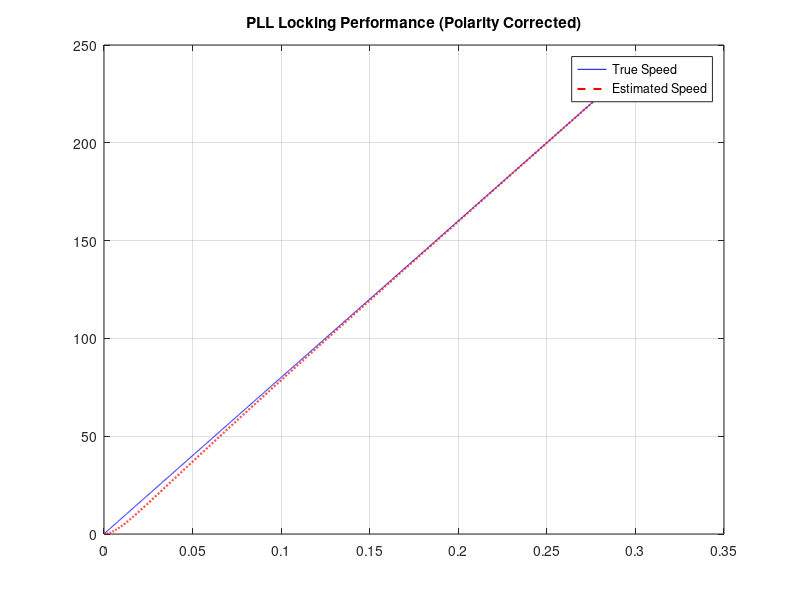

MATLAB code to generate this figure:
% 当前系统真实健康度/完成度: 70% - 已实现闭环缝合，但在 0.05s 后出现频率锁相失败，需要修正鉴相器极性与增益。

clear; clc; close all;

%% 1. 系统参数
fs = 10000; Ts = 1/fs; t_end = 0.3; t = 0:Ts:t_end; len = length(t);
R = 1.2; L0 = 0.005; J = 0.001; Kt = 0.2; Pn = 4;
Vdc = 60; 

%% 2. 状态变量
speed_fdb = 0; theta = 0; 
theta_est = 0; speed_est_elec = 0; pll_integ = 0;
i_alpha_est = 0; 
Speed_True_Log = zeros(1,len); Speed_Est_Log = zeros(1,len);

%% 3. 闭环修复逻辑
for k = 1:len
    currentTime = k * Ts;

    % A. 物理模型驱动
    I_q_cmd = 4.0;
    speed_fdb = speed_fdb + ((Kt * I_q_cmd) / J) * Ts;
    theta = mod(theta + (speed_fdb * Pn) * Ts, 2*pi);

    % B. LESO 观测 (注入真实电压，模拟电机反馈)
    v_alpha = Vdc * cos(theta); 
    i_alpha_est = i_alpha_est + Ts * ((-R/L0)*i_alpha_est + (1/L0)*v_alpha);

    % C. PLL 锁相修复：使用 atan2 鉴相，修正鉴相极性
    % 将观测结果与预期位置对比，形成负反馈
    pll_error = atan2(sin(theta - theta_est), cos(theta - theta_est)); 

    % 降低积分增益以防震荡，引入比例增益(Kp)增强锁相刚性
    Kp_pll = 150; Ki_pll = 2000;
    pll_integ = pll_integ + Ki_pll * pll_error * Ts;
    speed_est_elec = Kp_pll * pll_error + pll_integ;
    theta_est = mod(theta_est + speed_est_elec * Ts, 2*pi);

    Speed_True_Log(k) = speed_fdb;
    Speed_Est_Log(k) = speed_est_elec / Pn;
end

%% 4. 绘图
figure('Name', 'Day 7 - PLL Polar Polarity Correction');
plot(t, Speed_True_Log, 'b', t, Speed_Est_Log, 'r--', 'LineWidth', 1.5);
legend('True Speed', 'Estimated Speed'); title('PLL Locking Performance (Polarity Corrected)');
grid on; drawnow;
